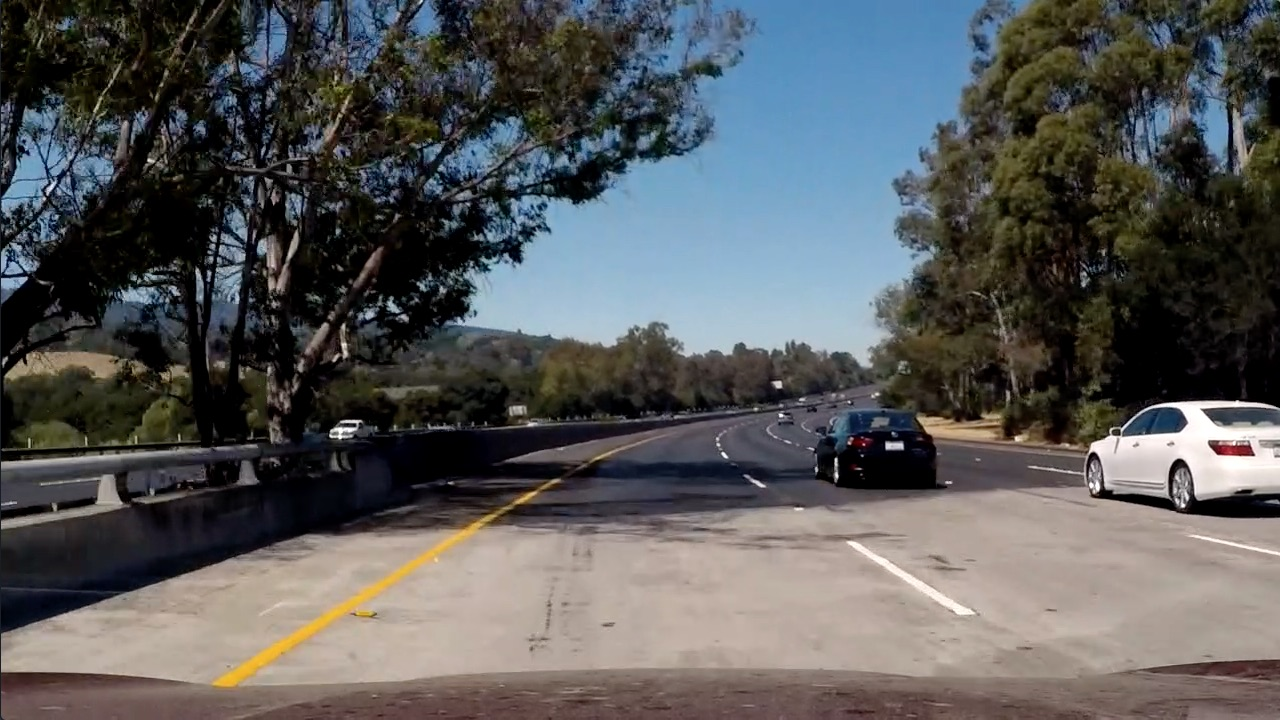
#> input picture test_images/test5.jpg, 1280 x 720 px, found by its file name
$ jupyter execute CreateBinaryImage.ipynb   (shell and % lines are left out)   (older library calls are emulated)
#> lines starting #> are read from the running program, lines starting #| are printed output that depends on the picture
[cell 1]
import cv2
import numpy as np
import matplotlib.pyplot as plt

[cell 2]
# Apply Sobel Operator (gradient) and HLS colorspace thresholds

image = cv2.imread('./test_images/test5.jpg')
#> image is the input picture: shape (720, 1280, 3); mean B, G, R 89.8, 89.3, 88.5
s_thresh=(170, 255) # color channel threshhold
sx_thresh=(20, 100) # x gradient thresh hold

img = np.copy(image)
# Convert to HLS color space and separate the V channel
hls = cv2.cvtColor(img, cv2.COLOR_RGB2HLS)
#> hls: shape (720, 1280, 3); mean of channels 0, 1, 2 76.7, 89.2, 70.1
l_channel = hls[:,:,1]
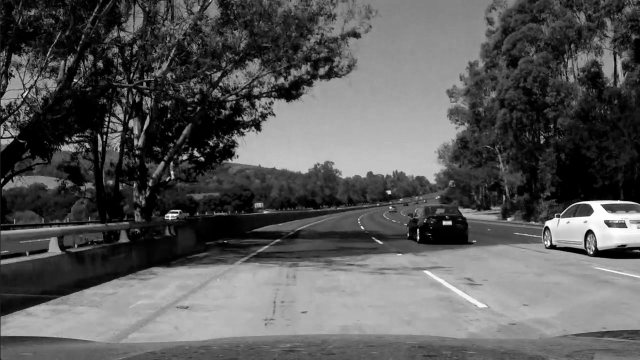
#> l_channel: shape (720, 1280) (shown at 1/2 size); min 0, max 255, mean 89.2
s_channel = hls[:,:,2]
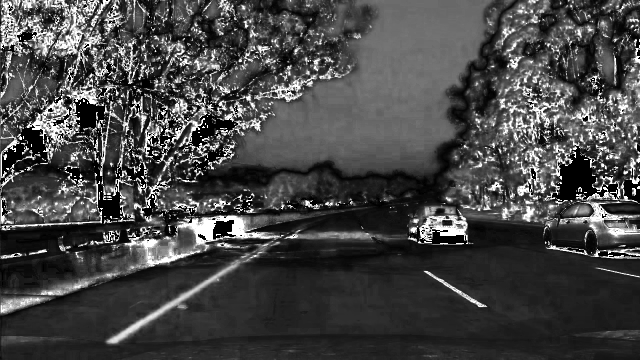
#> s_channel: shape (720, 1280) (shown at 1/2 size); min 0, max 255, mean 70.1
# Sobel x
sobelx = cv2.Sobel(l_channel, cv2.CV_64F, 1, 0) # Take the derivative in x
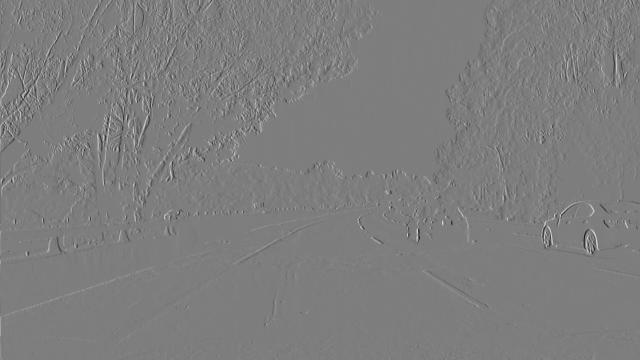
#> sobelx: shape (720, 1280) float64 (shown at 1/2 size); min -867, max 889, mean 0.2; drawn with min black and max white
abs_sobelx = np.absolute(sobelx) # Absolute x derivative to accentuate lines away from horizontal
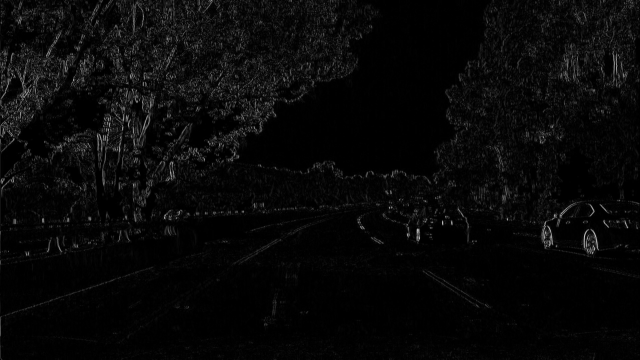
#> abs_sobelx: shape (720, 1280) float64 (shown at 1/2 size); min 0, max 889, mean 30.1; drawn with min black and max white
scaled_sobel = np.uint8(255*abs_sobelx/np.max(abs_sobelx))

# Threshold x gradient
sxbinary = np.zeros_like(scaled_sobel)
sxbinary[(scaled_sobel >= sx_thresh[0]) & (scaled_sobel <= sx_thresh[1])] = 1

# Threshold color channel
s_binary = np.zeros_like(s_channel)
s_binary[(s_channel >= s_thresh[0]) & (s_channel <= s_thresh[1])] = 1
# Stack each channel
color_binary = np.dstack(( np.zeros_like(sxbinary), sxbinary, s_binary)) * 255

# combine both thresholds into a binary
combined_binary = np.zeros_like(sxbinary)
combined_binary[(s_binary == 1) | (sxbinary == 1)] = 1

# Plot the result
f, (ax1, ax2, ax3) = plt.subplots(1, 3, figsize=(24, 9))
f.tight_layout()

ax1.imshow(image)
ax1.set_title('Original Image', fontsize=40)

ax2.imshow(color_binary)
ax2.set_title('Sobel X, and Color channel ', fontsize=40)
plt.subplots_adjust(left=0., right=1, top=0.9, bottom=0.)

ax3.imshow(combined_binary, cmap='gray')
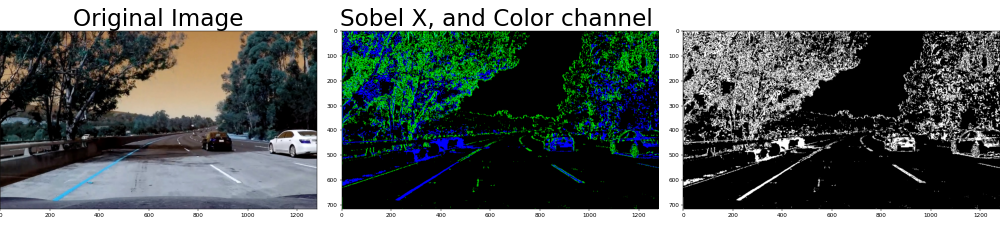
#> figure drawn by matplotlib, 3 panels; B, G, R data is drawn as R, G, B

$ run again, with test_images/test1.jpg copied over test_images/test5.jpg
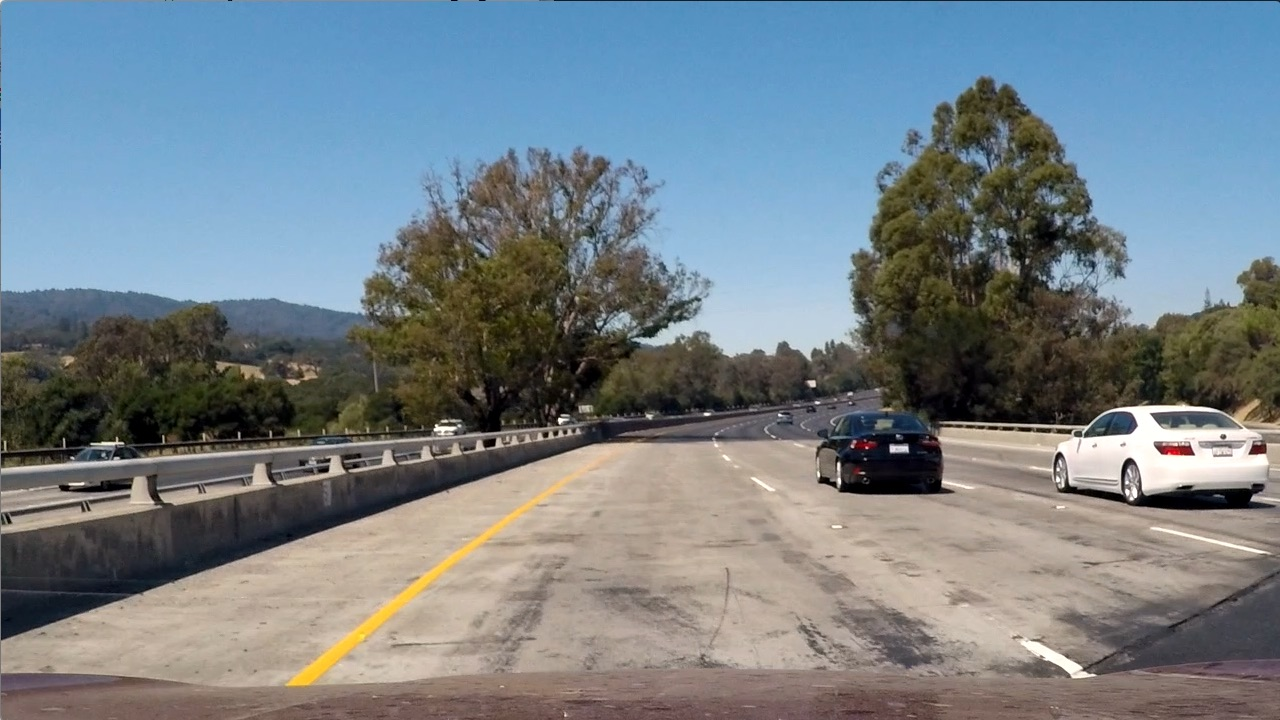
#> input picture test_images/test1.jpg, 1280 x 720 px, found by its file name
#> image is the input picture: shape (720, 1280, 3); mean B, G, R 135.5, 128.7, 117.5
#> hls: shape (720, 1280, 3); mean of channels 0, 1, 2 68.1, 126.7, 74.4
#> `abs_sobelx = np.absolute(sobelx)`:
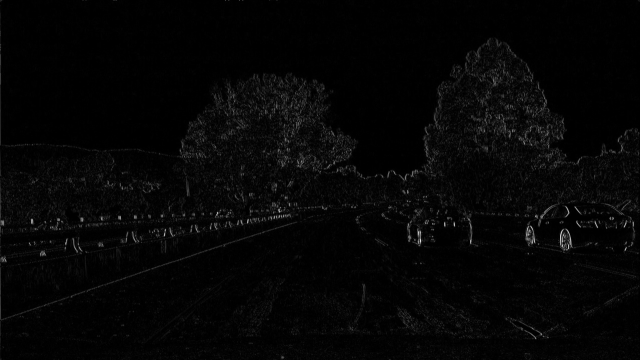
#> abs_sobelx: shape (720, 1280) float64 (shown at 1/2 size); min 0, max 856, mean 19.9; drawn with min black and max white
#> `[cell 2] # Apply Sobel Operator (gradient) and HLS colorspace threshol..`:
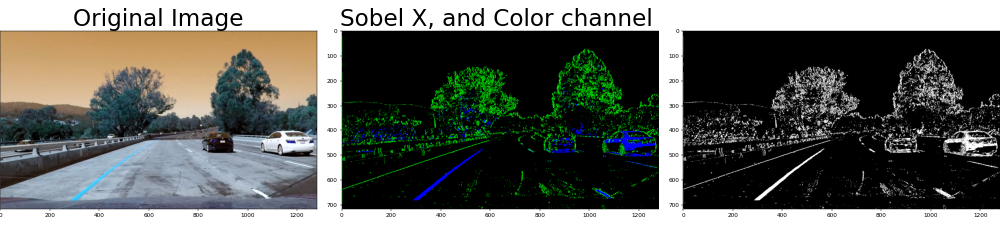
#> figure drawn by matplotlib, 3 panels; B, G, R data is drawn as R, G, B

$ run again, with test_images/test10.jpg copied over test_images/test5.jpg
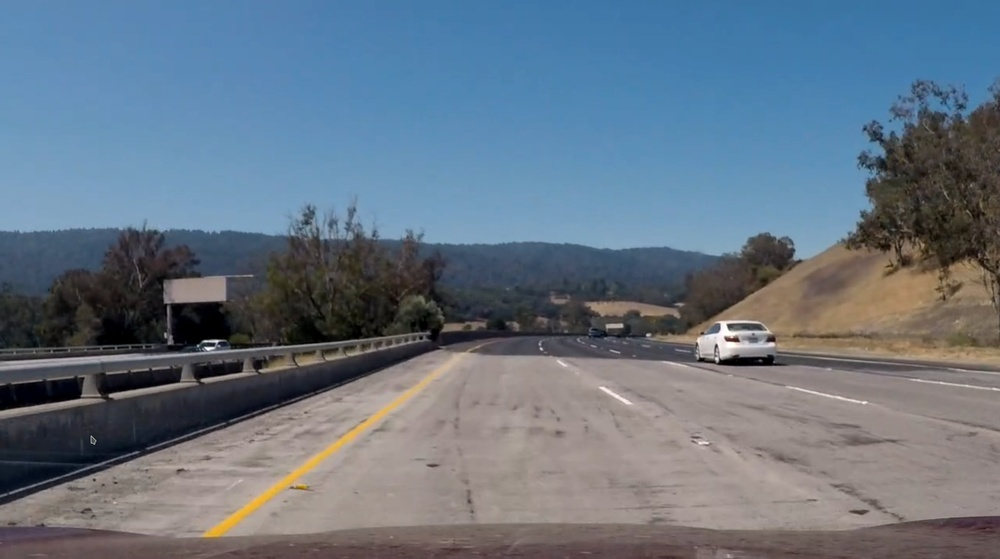
#> input picture test_images/test10.jpg, 1000 x 559 px, shrunk from 3496 x 1956 before the run, found by its file name
#> image is the input picture: shape (559, 1000, 3); mean B, G, R 130.9, 116.6, 102.5
#> hls: shape (559, 1000, 3); mean of channels 0, 1, 2 63.3, 116.8, 58.7
#> `abs_sobelx = np.absolute(sobelx)`:
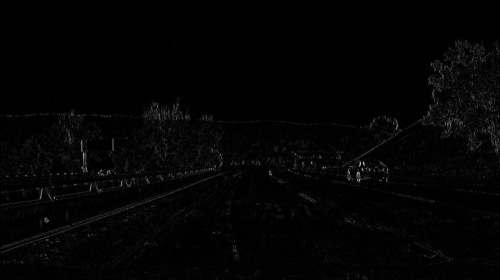
#> abs_sobelx: shape (559, 1000) float64 (shown at 1/2 size); min 0, max 683, mean 10.9; drawn with min black and max white
#> `[cell 2] # Apply Sobel Operator (gradient) and HLS colorspace threshol..`:
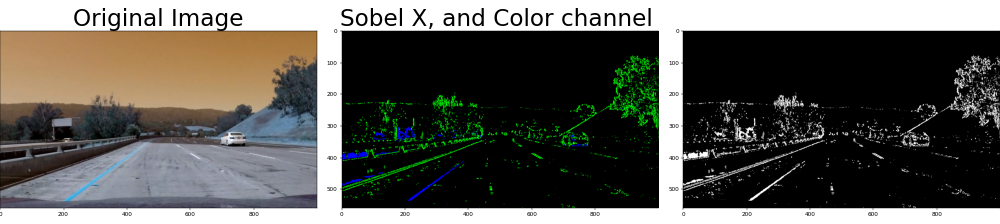
#> figure drawn by matplotlib, 3 panels; B, G, R data is drawn as R, G, B
